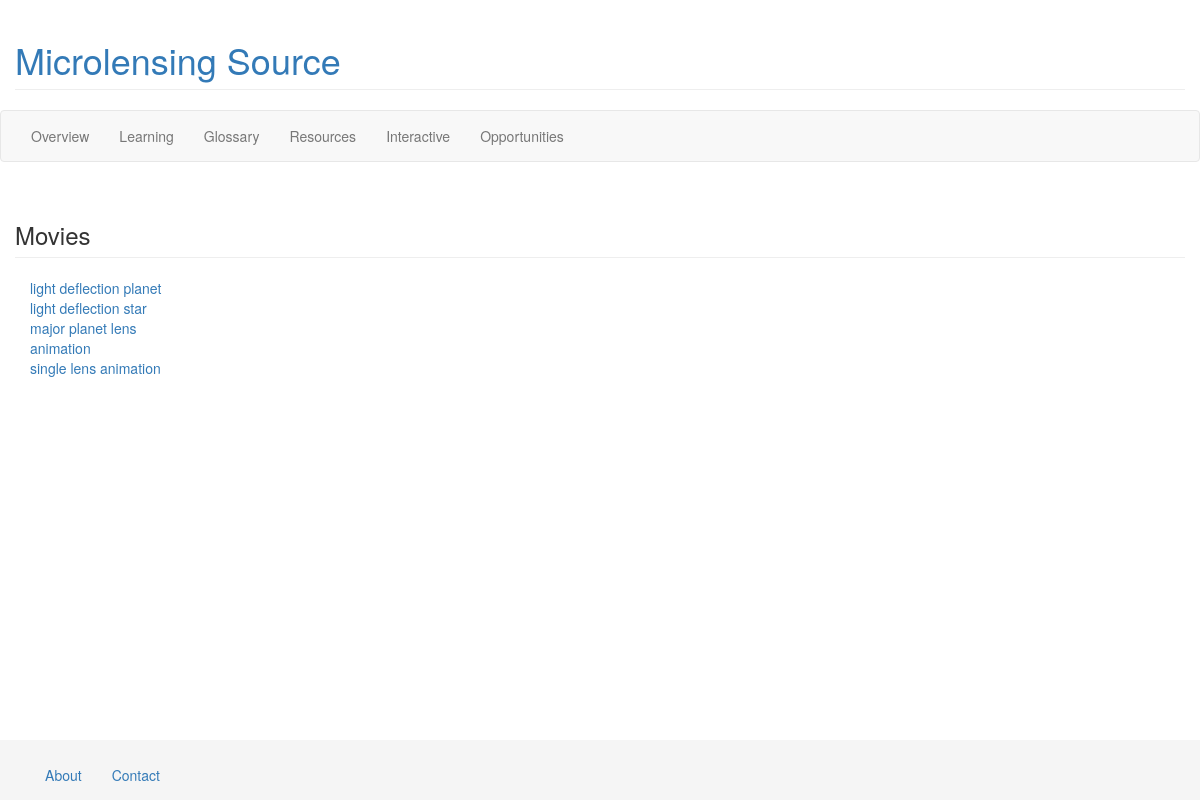
Before: /movies/ with the older database file.
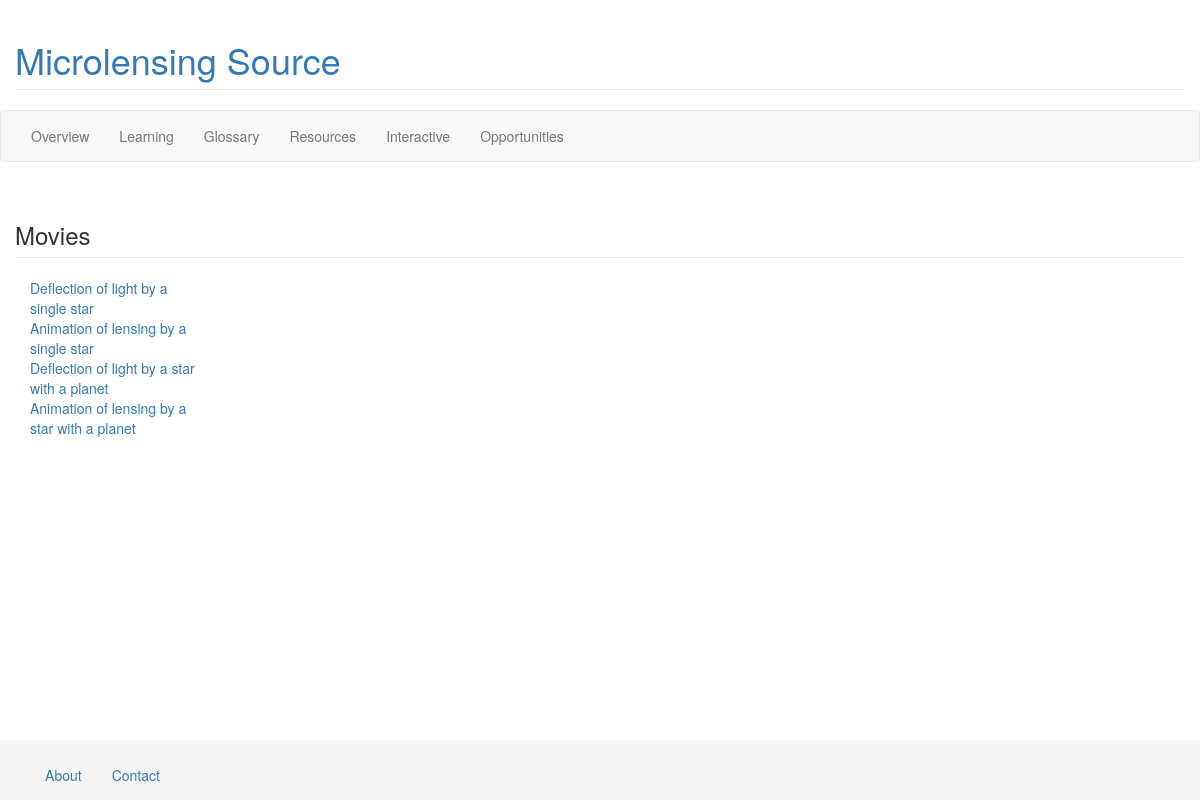
After: the same page with the newer database file.
### tutorial/models.py (models this page shows, shortened)
class Movie(models.Model):
    name = models.CharField(max_length=200,null=True)
    filename = models.CharField(max_length=100,null=True)
    caption = models.CharField(max_length=100,null=True)
    credit = models.CharField(max_length=50,null=True)
    url = models.URLField(max_length=200,null=True)
    last_modified_date = models.DateTimeField(
            blank=True, null=True)

### tutorial/views.py (the view)
# urls.py: url(r'^pictures/(?P<pk>[0-9]+)/$',list_resources,{'resource_type':'pictures'},name='pictures'),
def list_resources(request,resource_type,pk=None):
    if resource_type == 'movies':
        resources = Movie.objects.all()
    elif resource_type == 'pictures':
        resources = Picture.objects.all()
    else:
        resources = []
    if pk != None:
        if resource_type == 'movies':
            item = Movie.objects.get(pk=pk)
        elif resource_type == 'pictures':
            item = Picture.objects.get(pk=pk)
    else:
        item = None
    title = capitalize_first_letter(resource_type)
    return render(request,'tutorial/resource_files.html',{'index':resources,
                                                          'resource_type':resource_type,
                                                          'resource':item,
                                                          'title': title})

### tutorial/views.py (called while the page is built)
def capitalize_first_letter(s):
    s = s.lstrip()
    s = s[0:1].upper()+s[1:]
    return s

### tutorial/templates/tutorial/resource_files.html (shortened to what this page needs)
{% extends 'base.html' %}
{% block mainregion %}
<h3 class="page-header">{{title}}</h3>
{% if index|length > 0 %}
	<div class="container-fluid">
		<div class="row">
			<div class="col-sm-3 col-md-2 sidebar">
				<ul class="nav nav-sidebar">
				{% for item in index %}
                    {% if resource_type == "pictures" %}
                        <a href="{% url 'pictures' item.pk %}">{{item.name}}</a><br>
                    {% elif resource_type == "movies" %}
                        <a href="{% url 'movies' item.pk %}">{{item.name}}</a><br>
                    {% endif %}
                {% endfor %}
				</ul>
			</div>
			<div class="col-sm-9 main">
			</div>
		</div>
	</div>
{% else %}
    <B>Sorry, no resources under this category yet.</B>
{% endif %}
{% endblock %}

Changed rows visible on the page:
removed Movie: name "light deflection planet"
removed Movie: name "light deflection star"
removed Movie: name "major planet lens animation"
removed Movie: name "single lens animation"
added Movie: name "Deflection of light by a single star"
added Movie: name "Animation of lensing by a single star"
added Movie: name "Deflection of light by a star with a planet"
added Movie: name "Animation of lensing by a star with a planet"
